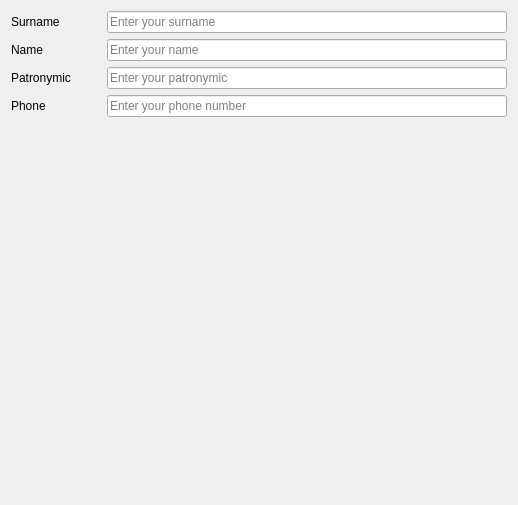
            <widget class="QWidget" name="page">
             <property name="geometry">
              <rect>
               <x>0</x>
               <y>0</y>
               <width>518</width>
               <height>505</height>
              </rect>
             </property>
             <attribute name="label">
              <string>QLineEdit</string>
             </attribute>
             <layout class="QVBoxLayout" name="verticalLayout_4">
              <item>
               <layout class="QHBoxLayout" name="horizontalLayout_4">
                <item>
                 <widget class="QLabel" name="label">
                  <property name="minimumSize">
                   <size>
                    <width>90</width>
                    <height>0</height>
                   </size>
                  </property>
                  <property name="text">
                   <string>Surname</string>
                  </property>
                 </widget>
                </item>
                <item>
                 <widget class="QLineEdit" name="lineEdit">
                  <property name="minimumSize">
                   <size>
                    <width>200</width>
                    <height>0</height>
                   </size>
                  </property>
                  <property name="text">
                   <string/>
                  </property>
                  <property name="placeholderText">
                   <string>Enter your surname</string>
                  </property>
                 </widget>
                </item>
               </layout>
              </item>
              <item>
               <layout class="QHBoxLayout" name="horizontalLayout_5">
                <item>
                 <widget class="QLabel" name="label_2">
                  <property name="minimumSize">
                   <size>
                    <width>90</width>
                    <height>0</height>
                   </size>
                  </property>
                  <property name="text">
                   <string>Name</string>
                  </property>
                 </widget>
                </item>
                <item>
                 <widget class="QLineEdit" name="lineEdit_2">
                  <property name="minimumSize">
                   <size>
                    <width>200</width>
                    <height>0</height>
                   </size>
                  </property>
                  <property name="text">
                   <string/>
                  </property>
                  <property name="placeholderText">
                   <string>Enter your name</string>
                  </property>
                 </widget>
                </item>
               </layout>
              </item>
              <item>
               <layout class="QHBoxLayout" name="horizontalLayout_6">
                <item>
                 <widget class="QLabel" name="label_3">
                  <property name="minimumSize">
                   <size>
                    <width>90</width>
                    <height>0</height>
                   </size>
                  </property>
                  <property name="text">
                   <string>Patronymic</string>
                  </property>
                 </widget>
                </item>
                <item>
                 <widget class="QLineEdit" name="lineEdit_3">
                  <property name="minimumSize">
                   <size>
                    <width>200</width>
                    <height>0</height>
                   </size>
                  </property>
                  <property name="text">
                   <string/>
                  </property>
                  <property name="placeholderText">
                   <string>Enter your patronymic</string>
                  </property>
                 </widget>
                </item>
               </layout>
              </item>
              <item>
               <layout class="QHBoxLayout" name="horizontalLayout_7">
                <item>
                 <widget class="QLabel" name="label_4">
                  <property name="minimumSize">
                   <size>
                    <width>90</width>
                    <height>0</height>
                   </size>
                  </property>
                  <property name="text">
                   <string>Phone</string>
                  </property>
                 </widget>
                </item>
                <item>
                 <widget class="QLineEdit" name="lineEdit_4">
                  <property name="minimumSize">
                   <size>
                    <width>200</width>
                    <height>0</height>
                   </size>
                  </property>
                  <property name="text">
                   <string/>
                  </property>
                  <property name="placeholderText">
                   <string>Enter your phone number</string>
                  </property>
                 </widget>
                </item>
               </layout>
              </item>
              <item>
               <spacer name="verticalSpacer">
                <property name="orientation">
                 <enum>Qt::Vertical</enum>
                </property>
                <property name="sizeHint" stdset="0">
                 <size>
                  <width>20</width>
                  <height>70</height>
                 </size>
                </property>
               </spacer>
              </item>
             </layout>
            </widget>
